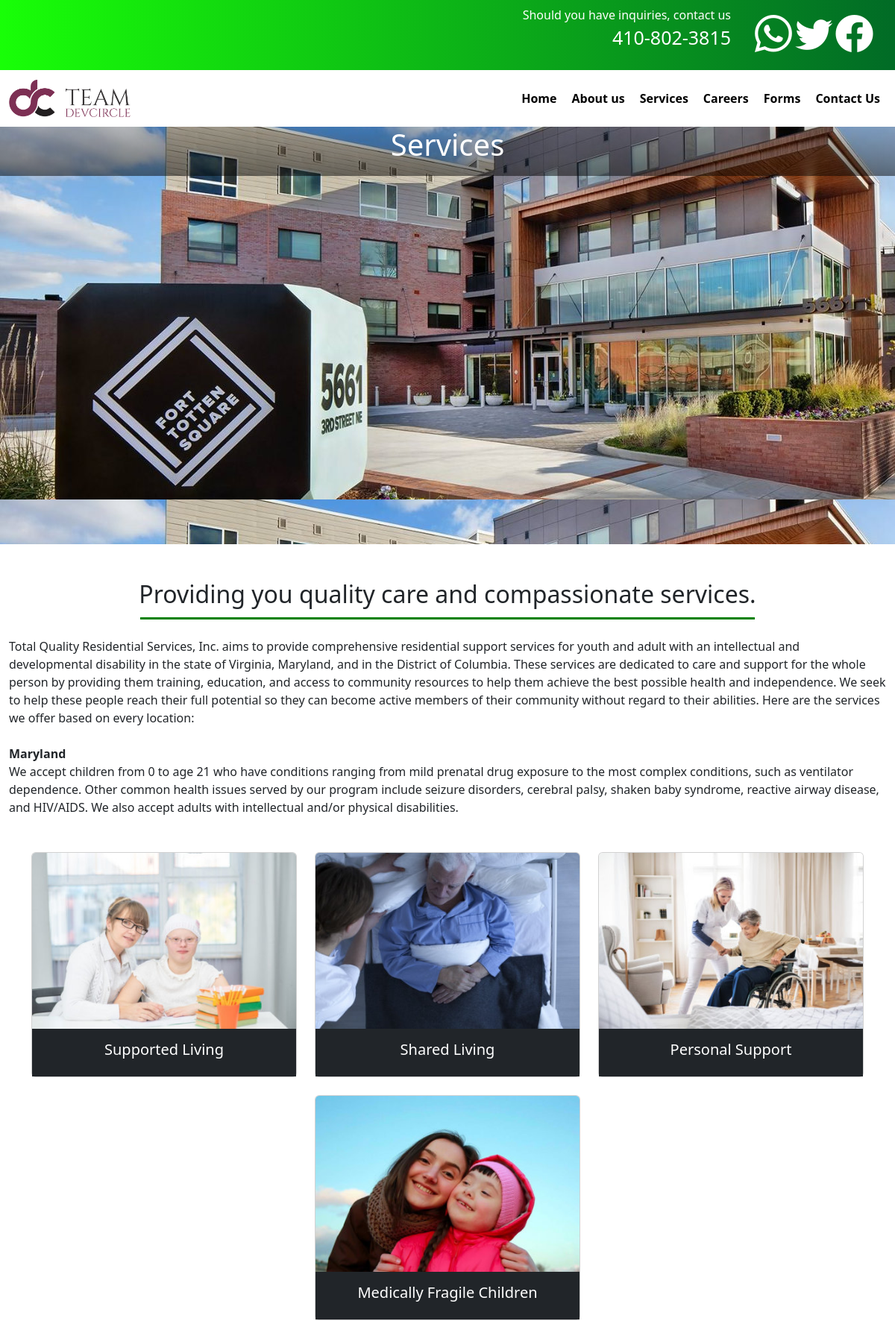
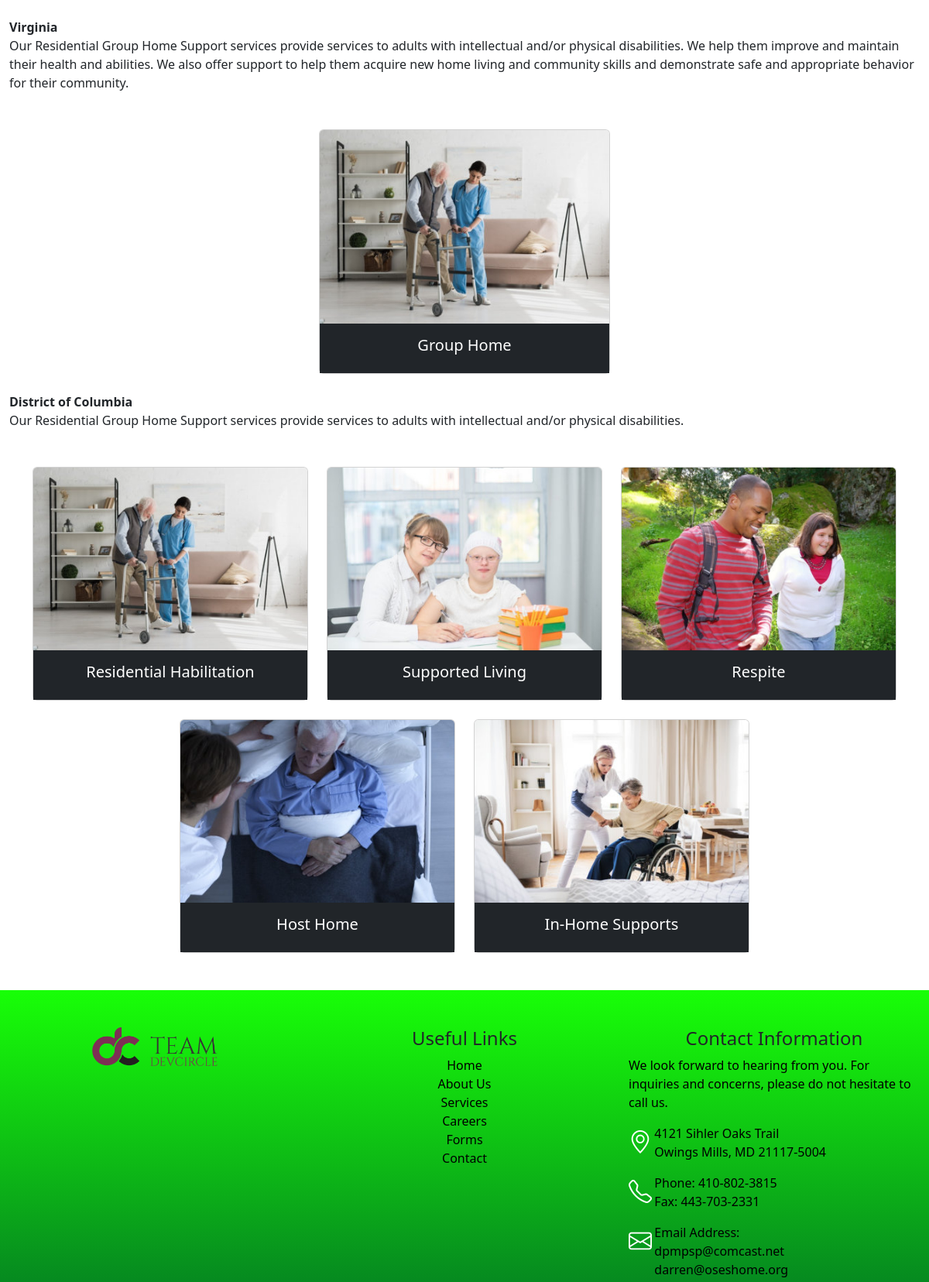
The app's page /service (upper part) with its own data (2 pictures, top to bottom).
### main/models.py (models this page shows, shortened)
class HomeProfile(models.Model):
    appname = models.CharField(max_length=50)
    logo = models.ImageField(upload_to='logo')
    carousel1 = models.ImageField(upload_to='carousel')
    carousel2 = models.ImageField(upload_to='carousel')
    carousel3 = models.ImageField(upload_to='carousel')
    carousel4 = models.ImageField(upload_to='carousel')
    carousel5 = models.ImageField(upload_to='carousel')
    carousel6 = models.ImageField(upload_to='carousel')
    carousel7 = models.ImageField(upload_to='carousel')
    carousel8 = models.ImageField(upload_to='carousel')
    aboutbanner = models.ImageField(upload_to='banner')
    servicebanner = models.ImageField(upload_to='banner')
    careerbanner = models.ImageField(upload_to='banner')
    abouttitle = models.CharField(max_length=200)
    abouttext = RichTextField()
    aboutimg = models.ImageField(upload_to='pix')
    phone = models.CharField(max_length=50)
    fax = models.CharField(max_length=50)
    email1 = models.EmailField(max_length=100)
    email2 = models.EmailField(max_length=100)

class Service(models.Model):
    area = models.ForeignKey(Location, on_delete=models.CASCADE)
    name = models.CharField(max_length=100)
    pix = models.ImageField(upload_to='pix')
    description = RichTextField()
    maryland = models.BooleanField()
    virginia = models.BooleanField()
    columbia = models.BooleanField()
    servicess = models.BooleanField()

### main/views.py (the view)
# urls.py: path('service', views.service, name='service'),
def service(request):
    maryland = Service.objects.filter(maryland=True)
    virginia = Service.objects.filter(virginia=True)
    columbia = Service.objects.filter(columbia=True)
    context = {
        'maryland':maryland,
        'virginia':virginia,
        'columbia':columbia,
    }
    return render(request, 'service.html', context)

### main/context_processor.py (called while the page is built)
def oprofile(request):
    info = HomeProfile.objects.get(pk=1)
    context = {
        'info':info
    }
    return context

### main/templates/service.html
{% extends 'base.html' %}
{% load static %}
{% block header %} {% include 'header.html' %} {% endblock header %}
{% block banner %} {% include 'servicebanner.html' %} {% endblock banner %}
{% block content %}
<div class="container-fluid about mt-5 mb-5">
  <h2 class="text-center">Providing you quality care and compassionate services.</h2>
  <div class="row mt-4 scont">
    <div class="col-12">
      <p>Total Quality Residential Services, Inc. aims to provide comprehensive residential support services
          for youth and adult with an intellectual and developmental disability in the state of Virginia, Maryland,
          and in the District of Columbia.
        These services are dedicated to care and support for the whole person by providing them training,
        education, and access to community resources to help them achieve the best possible health and
        independence. We seek to help these people reach their full potential so they can become active members
        of their community without regard to their abilities.
        Here are the services we offer based on every location: <br>
        <br>
        <span>Maryland</span> <br>
        We accept children from 0 to age 21 who have conditions ranging from mild prenatal drug exposure to the most complex conditions, such as ventilator dependence. Other common health issues served by our program include seizure disorders, cerebral palsy, shaken baby syndrome, reactive airway disease, and HIV/AIDS. We also accept adults with intellectual and/or physical disabilities.</p>
    </div>
  </div>
  <div class="container">
    <div class="row mt-2 justify-content-center">
      {% for item in maryland %}
      <div class="col-12 col-md-6 col-lg-4 mt-4">
        <div class="card scard">
          <a href="">
            <img src="{{item.pix.url}}" class="card-img-top" alt="...">
            <div class="card-body bg-dark">
              <h5 class="card-title text-white text-center">{{item.name|title}}</h5>
            </div>
          </a>
        </div>
      </div>
      {% endfor %}
    </div>
  </div>
  <div class="row mt-4 scont">
    <p>
      <span>Virginia</span> <br>
      Our Residential Group Home Support services provide services to adults with intellectual and/or physical
      disabilities. We help them improve and maintain their health and abilities. We also offer support to
      help them acquire new home living and community skills and demonstrate safe and appropriate behavior
      for their community.
    </p>
    <div class="container">
      <div class="row mt-2 justify-content-center">
        {% for item in virginia %}
        <div class="col-12 col-md-6 col-lg-4 mt-4">
          <div class="card scard">
            <a href="">
            <img src="{{item.pix.url}}" class="card-img-top" alt="...">
              <div class="card-body bg-dark">
                <h5 class="card-title text-white text-center">{{item.name|title}}</h5>
              </div>
            </a>
          </div>
        </div>
        {% endfor %}
      </div>
    </div>
  </div>
  <div class="row mt-4 scont">
    <p>
      <span>District of Columbia</span> <br>
      Our Residential Group Home Support services provide services to adults with intellectual and/or physical
      disabilities.
    </p>
  </div>
  <div class="container">
    <div class="row mt-2 justify-content-center">
      {% for item in columbia %}
      <div class="col-12 col-md-6 col-lg-4 mt-4">
        <div class="card scard">
          <a href="">
            <img src="{{item.pix.url}}" class="card-img-top" alt="...">
            <div class="card-body bg-dark">
              <h5 class="card-title text-white text-center">{{item.name|title}}</h5>
            </div>
          </a>
        </div>
      </div>
      {% endfor %}
    </div>
  </div>
</div>
{% endblock content %}
{% block footer %} {% include 'footer.html' %} {% endblock footer %}

### main/templates/header.html (shortened to what this page needs)
<div class="container-fluid">
    <div class="row bg-danger topbar">
        <div class="col-10">
            <p class="p-2 text-end">Should you have inquiries, contact us<br><span>410-802-3815</span></p>
        </div>
        <div class="col-2 pt-2">
            <i class="bi bi-whatsapp"></i>
            <i class="bi bi-twitter"></i>
            <i class="bi bi-facebook"></i>
        </div>
    </div>
    <div class="row topnav">
        <nav class="navbar navbar-expand-lg">
            <div class="container-fluid">
              <a class="navbar-brand" href="{% url 'home' %}"><img src="{{info.logo.url}}"></a>
              <div class="collapse navbar-collapse" id="navbarNav">
                <ul class="navbar-nav ms-auto">
                  <li class="nav-item">
                    <a class="nav-link" aria-current="page" href="{% url 'home' %}">Home</a>
                  </li>
                  <li class="nav-item">
                    <a class="nav-link" href="#">About us</a>
                  </li>
                  <li class="nav-item">
                    <a class="nav-link" href="{% url 'service' %}">Services</a>
                  </li>
                  <li class="nav-item">
                    <a class="nav-link" href="{% url 'career' %}">Careers</a>
                  </li>
                  <li class="nav-item">
                    <a class="nav-link" href="#">Forms</a>
                  </li>
                  <li class="nav-item">
                    <a class="nav-link" href="#">Contact Us</a>
                  </li>
                </ul>
              </div>
            </div>
          </nav>
    </div>
</div>

### main/templates/footer.html (shortened to what this page needs)
<div class="container-fluid mt-5 footer1">
    <div class="row pt-5">
        <div class="col-12 col-md-4 foota">
            <img src="{{info.logo.url}}">
        </div>
        <div class="col-12 col-md-4 footb">
            <h4>useful links</h4>
            <ul class="list-unstyled">
                <a href=""><li>home</li></a>
                <a href=""><li>about us</li></a>
                <a href=""><li>services</li></a>
                <a href=""><li>careers</li></a>
                <a href=""><li>forms</li></a>
                <a href=""><li>contact</li></a>
            </ul>
        </div>
        <div class="col-12 col-md-4 footc">
            <h4 class="text-center">contact information</h4>
            <p>We look forward to hearing from you. For inquiries and concerns, please do not hesitate to call us.</p>
            <div class="row">
                <div class="col-1">
                    <i class="bi bi-geo-alt"></i>
                </div>
                <div class="col-11">
                    <p>4121 Sihler Oaks Trail <br>
                        Owings Mills, MD 21117-5004</p>
                </div>
            </div>
            <div class="row">
                <div class="col-1">
                    <i class="bi bi-telephone"></i>
                </div>
                <div class="col-11">
                    <p>Phone: 410-802-3815 <br>
                        Fax: 443-703-2331</p>
                </div>
            </div>
            <div class="row">
                <div class="col-1">
                    <i class="bi bi-envelope"></i>
                </div>
                <div class="col-11">
                    <p>Email Address: <br>
                        dpmpsp@comcast.net <br>
                        darren@oseshome.org</p>
                </div>
            </div>
        </div>
    </div>
</div>

### main/static/css/style.css (style rules this page uses)
* { padding: 0%; margin: 0%; box-sizing: border-box; }
.topbar { background: linear-gradient(to left, rgb(1, 107, 38), rgb(24, 255, 7)); }
.topbar i { color: white; font-size: 35px; cursor: pointer; }
.topbar p { color: white; }
.topbar p span { font-size: 25px; }
.topbar i { font-size: 50px; }
.topnav ul li { margin-left: 4px; }
.topnav ul a { color: black; font-weight: 600; }
.topnav img { height: 50px; }
.footer1 { background: linear-gradient(to top, rgb(1, 107, 38), rgb(24, 255, 7)); }
.footer1 .foota { text-align: center; }
.footer1 .footb { text-align: center; text-transform: capitalize; }
.foota img { height: 50px; }
.footb a { text-decoration: none; }
.footb li { color: black; }
.footc h4 { text-transform: capitalize; }
.footc p { color: black; }
.footc i { color: white; font-size: 30px; }
.about h2::after { content: ''; display: block; width: 70%; height: 3px; background: green; margin-left: auto; margin-right: auto; margin-top: 1%; }
.scont span { font-weight: bold; }
.scard a { text-decoration: none; }
.scard img { transition: 0.5s; }

### records on screen
HomeProfile: logo (picture)
Service: pix (picture), name "Supported Living"
Service: pix (picture), name "Shared Living"
Service: pix (picture), name "Personal Support"
Service: pix (picture), name "Medically Fragile Children"
Service: pix (picture), name "Group Home"
Service: pix (picture), name "Residential Habilitation"
Service: pix (picture), name "Supported Living"
Service: pix (picture), name "Respite"
Service: pix (picture), name "Host Home"
Service: pix (picture), name "In-Home Supports"
